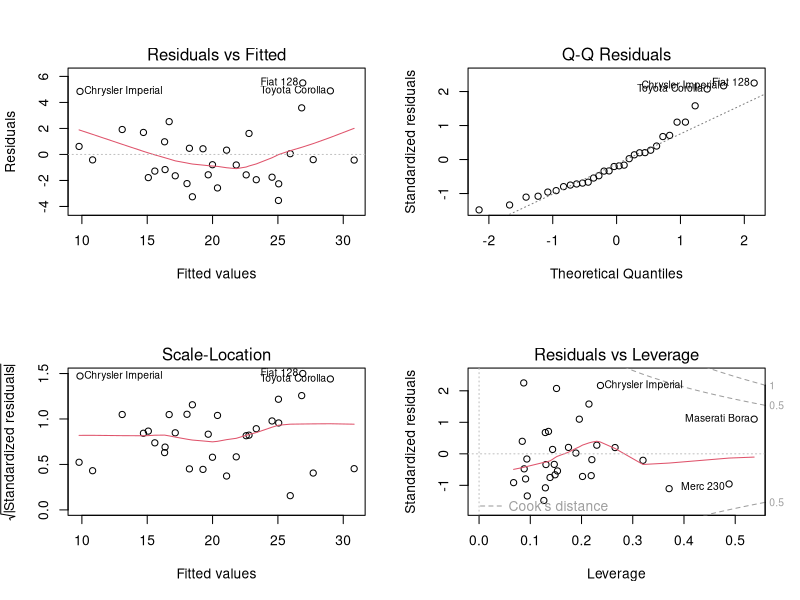
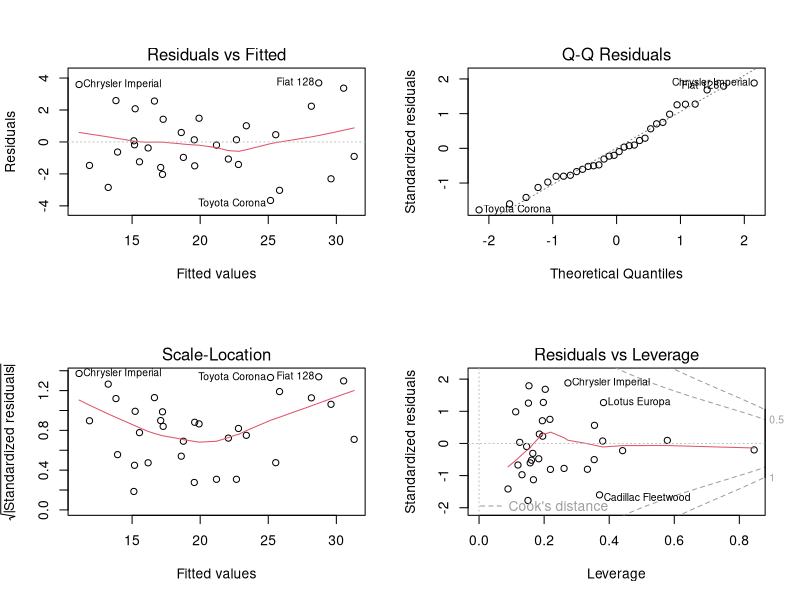
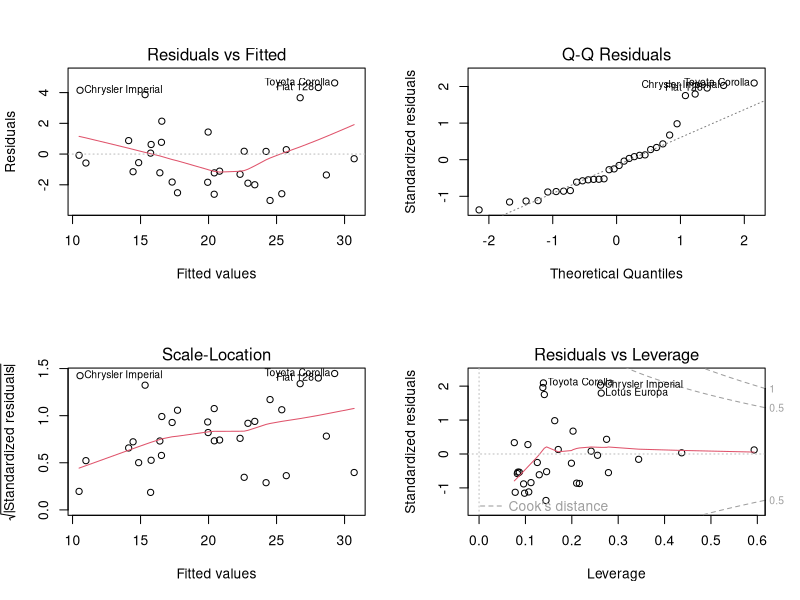

These charts were generated, in order, by the following R code:
## ---- chunk 1
  model <- lm(mpg~disp+hp+drat+wt+qsec, data = mtcars)
  summary(model)$coefficients
  anova(model)
## ---- chunk 2
  library(car)
  vif(model)
## ---- chunk 3
  model1 <- lm(mpg ~ wt, data= mtcars)
  anova(model1, model)
## ---- chunk 4
  
  par(mfrow = c(2, 2)) 
  plot(model)

## ---- chunk 5

  model_quadratic <- lm(mpg ~ disp + I(disp^2) + hp + I(hp^2) + drat + wt + qsec, data = mtcars)

  summary(model_quadratic)
## ---- chunk 6
  par(mfrow = c(2, 2)) 
  plot(model_quadratic)
## ---- chunk 7
  model_log <- lm(mpg~log(disp) + log(hp) + drat + wt +qsec, data=mtcars)
  summary(model)
## ---- chunk 8
  par(mfrow = c(2, 2))
  plot(model_log)
## ---- chunk 9
  model <- lm(mpg ~ cyl + disp + hp + drat + wt + qsec, data = mtcars)
  summary(model)
## ---- chunk 10
interaction <- lm(mpg ~ disp + drat + qsec + hp * wt, data = mtcars)
summary(interaction)
## ---- chunk 11
  library(leaps)
  allsub <- regsubsets(mpg~disp+hp+drat+wt+qsec+ I(disp^2) + I(hp^2) + cyl+vs+am+gear+hp*wt, data=mtcars )
names(summary(allsub))
summary(allsub)$which
## ---- chunk 12
 allout <-summary(allsub)
n<-length(mtcars$mpg); m<-as.integer(row.names(allout$which))
aic<-n*log(allout$rss)-n*log(n) + 2*(m+1)
cbind(allout$which, "Adj R-sq"=allout$adjr2, "MSE"=allout$rss/(n-m-1), "Cp" = allout$cp, "AIC"=aic)
## ---- chunk 13
  preferred_model <- lm(mpg~hp+wt+qsec+cyl+gear+hp*wt, data = mtcars)
  summary(preferred_model)
## ---- chunk 14
full_model <- mpg ~ disp + hp + drat + wt + qsec + I(disp^2) + I(hp^2) + cyl + vs + am + gear + hp:wt

stepwise_model <- step(lm(full_model, data = mtcars))

print(stepwise_model)
